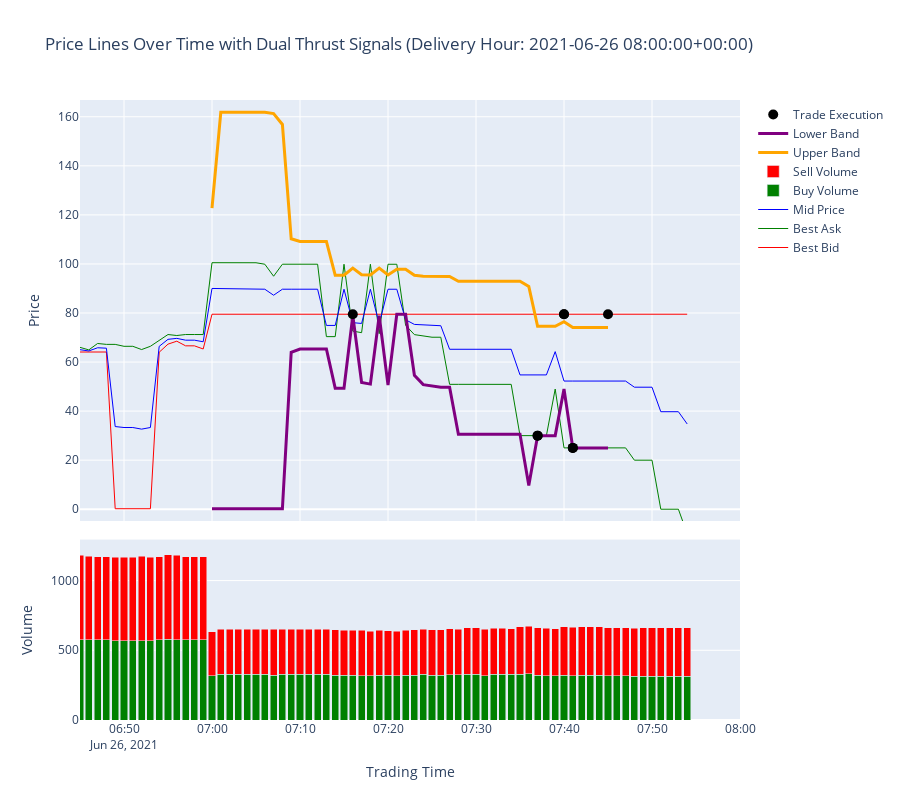

This figure's notebook cell:
### Markdown cell above
### Visualize Trading Strategy

This cell generates a plot to visualize the performance of the Dual Thrust strategy for a specific delivery hour. It shows:
-   Best bid, best ask, and mid-prices.
-   The calculated upper and lower bands.
-   Vertical lines indicating when buy (green) and sell (red) signals were generated.

### Code cell
import plotly.graph_objects as go
import plotly.io as pio
from plotly.subplots import make_subplots

test_delivery_hour = pd.Timestamp('2021-06-26 08:00:00+00:00')

price_data = test_data.xs(test_delivery_hour, level='Delivery_Hour')
signals, upper_band, lower_band = dual_thrust(
    price_data,
    n=15,
    k1=0.8,
    k2=1.0,
    delivery_hour=test_delivery_hour,
    trading_window_open=timedelta(hours=1),
    trading_window_close=timedelta(minutes=15)
)

graph_start = lower_band.index.min() - timedelta(minutes=15)
graph_end = lower_band.index.max() + timedelta(minutes=15)

# Use backtest_delivery_hour to get trade execution data
pnl, trade_series = backtest_delivery_hour(price_data[['best_bid', 'best_ask']], signals, return_trade_data=True)

fig = make_subplots(rows=2, cols=1, shared_xaxes=True, vertical_spacing=0.03, row_heights=[0.7, 0.3])

# Plot price lines
for col, name, color in [('best_bid', 'Best Bid', 'red'), ('best_ask', 'Best Ask', 'green'), ('mid', 'Mid Price', 'blue')]:
    fig.add_trace(go.Scatter(
        x=price_data.index,
        y=price_data[col],
        mode='lines',
        name=name,
        line=dict(color=color, width=1)
    ), row=1, col=1)

# Add Volume bars
fig.add_trace(go.Bar(
    x=price_data.index,
    y=price_data['buy_volumes'],
    name='Buy Volume',
    marker_color='green'
), row=2, col=1)

fig.add_trace(go.Bar(
    x=price_data.index,
    y=price_data['sell_volumes'],
    name='Sell Volume',
    marker_color='red'
), row=2, col=1)

# Plot bands
for col, name, color in [('upper_band', 'Upper Band', 'orange'), ('lower_band', 'Lower Band', 'purple')]:
    fig.add_trace(go.Scatter(
        x=upper_band.index if col == 'upper_band' else lower_band.index,
        y=upper_band if col == 'upper_band' else lower_band,
        mode='lines',
        name=name,
        line=dict(color=color, width=3)
    ), row=1, col=1)

# Plot trade execution points with hover text
fig.add_trace(go.Scatter(
    x=trade_series.index,
    y=trade_series.apply(lambda x: x['price']),
    mode='markers',
    marker=dict(size=10, color="black"),
    text=trade_series.apply(lambda x: f"{'Buy' if x['position'] == 1 else 'Sell'} at {x['price']}<br>Position: {x['position']}<br>PnL: {x['pnl']:.2f}"),
    hoverinfo='text',
    name='Trade Execution'
), row=1, col=1)

fig.update_layout(
    title=f'Price Lines Over Time with Dual Thrust Signals (Delivery Hour: {test_delivery_hour})',
    xaxis_title=None,
    yaxis_title='Price',
    barmode='stack',
    xaxis=dict(range=[graph_start, graph_end]),
    xaxis2=dict(range=[graph_start, graph_end], title='Trading Time'),
    yaxis=dict(range=[lower_band.min() - 5, upper_band.max() + 5]),
    yaxis2_title='Volume',
    height=800
)



pio.show(fig)

### Figure 1 — Plotly figure (JSON) as saved in the notebook; plotly's stock layout.template omitted (floating-point values rounded to 4 significant figures; data arrays with more than 128 entries replaced by an {"elided": "..."} marker saying what was removed)
{"data": [{"line": {"color": "red", "width": 1}, "mode": "lines", "name": "Best Bid", "type": "scatter", "x": {"elided": "1121 str values"}, "xaxis": "x", "y": {"elided": "1121 float values"}, "yaxis": "y"}, {"line": {"color": "green", "width": 1}, "mode": "lines", "name": "Best Ask", "type": "scatter", "x": {"elided": "1121 str values"}, "xaxis": "x", "y": {"elided": "1121 float values"}, "yaxis": "y"}, {"line": {"color": "blue", "width": 1}, "mode": "lines", "name": "Mid Price", "type": "scatter", "x": {"elided": "1121 str values"}, "xaxis": "x", "y": {"elided": "1121 float values"}, "yaxis": "y"}, {"marker": {"color": "green"}, "name": "Buy Volume", "type": "bar", "x": {"elided": "1121 str values"}, "xaxis": "x2", "y": {"elided": "1121 float values"}, "yaxis": "y2"}, {"marker": {"color": "red"}, "name": "Sell Volume", "type": "bar", "x": {"elided": "1121 str values"}, "xaxis": "x2", "y": {"elided": "1121 float values"}, "yaxis": "y2"}, {"line": {"color": "orange", "width": 3}, "mode": "lines", "name": "Upper Band", "type": "scatter", "x": ["2021-06-26T07:00:00+00:00", "2021-06-26T07:01:00+00:00", "2021-06-26T07:02:00+00:00", "2021-06-26T07:03:00+00:00", "2021-06-26T07:04:00+00:00", "2021-06-26T07:05:00+00:00", "2021-06-26T07:06:00+00:00", "2021-06-26T07:07:00+00:00", "2021-06-26T07:08:00+00:00", "2021-06-26T07:09:00+00:00", "2021-06-26T07:10:00+00:00", "2021-06-26T07:11:00+00:00", "2021-06-26T07:12:00+00:00", "2021-06-26T07:13:00+00:00", "2021-06-26T07:14:00+00:00", "2021-06-26T07:15:00+00:00", "2021-06-26T07:16:00+00:00", "2021-06-26T07:17:00+00:00", "2021-06-26T07:18:00+00:00", "2021-06-26T07:19:00+00:00", "2021-06-26T07:20:00+00:00", "2021-06-26T07:21:00+00:00", "2021-06-26T07:22:00+00:00", "2021-06-26T07:23:00+00:00", "2021-06-26T07:24:00+00:00", "2021-06-26T07:25:00+00:00", "2021-06-26T07:26:00+00:00", "2021-06-26T07:27:00+00:00", "2021-06-26T07:28:00+00:00", "2021-06-26T07:29:00+00:00", "2021-06-26T07:30:00+00:00", "2021-06-26T07:31:00+00:00", "2021-06-26T07:32:00+00:00", "2021-06-26T07:33:00+00:00", "2021-06-26T07:34:00+00:00", "2021-06-26T07:35:00+00:00", "2021-06-26T07:36:00+00:00", "2021-06-26T07:37:00+00:00", "2021-06-26T07:38:00+00:00", "2021-06-26T07:39:00+00:00", "2021-06-26T07:40:00+00:00", "2021-06-26T07:41:00+00:00", "2021-06-26T07:42:00+00:00", "2021-06-26T07:43:00+00:00", "2021-06-26T07:44:00+00:00", "2021-06-26T07:45:00+00:00"], "xaxis": "x", "y": [122.7, 161.8, 161.8, 161.8, 161.8, 161.8, 161.8, 161.3, 156.9, 110.3, 109.2, 109.2, 109.2, 109.2, 95.39, 95.39, 98.32, 95.59, 95.53, 98.32, 95.49, 97.85, 97.85, 95.36, 94.98, 94.94, 94.87, 94.87, 92.94, 92.94, 92.94, 92.94, 92.94, 92.94, 92.94, 92.94, 90.85, 74.55, 74.55, 74.55, 76.45, 74.05, 74.05, 74.05, 74.05, 74.05], "yaxis": "y"}, {"line": {"color": "purple", "width": 3}, "mode": "lines", "name": "Lower Band", "type": "scatter", "x": ["2021-06-26T07:00:00+00:00", "2021-06-26T07:01:00+00:00", "2021-06-26T07:02:00+00:00", "2021-06-26T07:03:00+00:00", "2021-06-26T07:04:00+00:00", "2021-06-26T07:05:00+00:00", "2021-06-26T07:06:00+00:00", "2021-06-26T07:07:00+00:00", "2021-06-26T07:08:00+00:00", "2021-06-26T07:09:00+00:00", "2021-06-26T07:10:00+00:00", "2021-06-26T07:11:00+00:00", "2021-06-26T07:12:00+00:00", "2021-06-26T07:13:00+00:00", "2021-06-26T07:14:00+00:00", "2021-06-26T07:15:00+00:00", "2021-06-26T07:16:00+00:00", "2021-06-26T07:17:00+00:00", "2021-06-26T07:18:00+00:00", "2021-06-26T07:19:00+00:00", "2021-06-26T07:20:00+00:00", "2021-06-26T07:21:00+00:00", "2021-06-26T07:22:00+00:00", "2021-06-26T07:23:00+00:00", "2021-06-26T07:24:00+00:00", "2021-06-26T07:25:00+00:00", "2021-06-26T07:26:00+00:00", "2021-06-26T07:27:00+00:00", "2021-06-26T07:28:00+00:00", "2021-06-26T07:29:00+00:00", "2021-06-26T07:30:00+00:00", "2021-06-26T07:31:00+00:00", "2021-06-26T07:32:00+00:00", "2021-06-26T07:33:00+00:00", "2021-06-26T07:34:00+00:00", "2021-06-26T07:35:00+00:00", "2021-06-26T07:36:00+00:00", "2021-06-26T07:37:00+00:00", "2021-06-26T07:38:00+00:00", "2021-06-26T07:39:00+00:00", "2021-06-26T07:40:00+00:00", "2021-06-26T07:41:00+00:00", "2021-06-26T07:42:00+00:00", "2021-06-26T07:43:00+00:00", "2021-06-26T07:44:00+00:00", "2021-06-26T07:45:00+00:00"], "xaxis": "x", "y": [0.2, 0.2, 0.2, 0.2, 0.2, 0.2, 0.2, 0.2, 0.2, 64.0, 65.33, 65.33, 65.33, 65.33, 49.36, 49.36, 78.89, 51.63, 51.0, 78.89, 50.59, 79.48, 79.48, 54.6, 50.79, 50.36, 49.73, 49.73, 30.54, 30.54, 30.54, 30.54, 30.54, 30.54, 30.54, 30.53, 9.63, 30.0, 30.0, 30.0, 48.99, 25.0, 25.0, 25.0, 25.0, 25.0], "yaxis": "y"}, {"hoverinfo": "text", "marker": {"color": "black", "size": 10}, "mode": "markers", "name": "Trade Execution", "text": ["Sell at 79.5<br>Position: -1.0<br>PnL: 0.00", "Sell at 30.0<br>Position: 0.0<br>PnL: 49.50", "Buy at 30.0<br>Position: 1.0<br>PnL: 49.50", "Sell at 79.5<br>Position: 0.0<br>PnL: 99.00", "Sell at 79.5<br>Position: -1.0<br>PnL: 99.00", "Sell at 25.0<br>Position: 0.0<br>PnL: 153.50", "Buy at 25.0<br>Position: 1.0<br>PnL: 153.50", "Sell at 79.5<br>Position: 0.0<br>PnL: 208.00"], "type": "scatter", "x": ["2021-06-26T07:16:00+00:00", "2021-06-26T07:37:00+00:00", "2021-06-26T07:37:00+00:00", "2021-06-26T07:40:00+00:00", "2021-06-26T07:40:00+00:00", "2021-06-26T07:41:00+00:00", "2021-06-26T07:41:00+00:00", "2021-06-26T07:45:00+00:00"], "xaxis": "x", "y": [79.5, 30.0, 30.0, 79.5, 79.5, 25.0, 25.0, 79.5], "yaxis": "y"}], "layout": {"barmode": "stack", "height": 800, "title": {"text": "Price Lines Over Time with Dual Thrust Signals (Delivery Hour: 2021-06-26 08:00:00+00:00)"}, "xaxis": {"anchor": "y", "domain": [0, 1], "matches": "x2", "range": ["2021-06-26T06:45:00+00:00", "2021-06-26T08:00:00+00:00"], "showticklabels": false, "title": {}}, "xaxis2": {"anchor": "y2", "domain": [0, 1], "range": ["2021-06-26T06:45:00+00:00", "2021-06-26T08:00:00+00:00"], "title": {"text": "Trading Time"}}, "yaxis": {"anchor": "x", "domain": [0.321, 1.0], "range": [-4.8, 166.8], "title": {"text": "Price"}}, "yaxis2": {"anchor": "x2", "domain": [0, 0.291], "title": {"text": "Volume"}}}}
